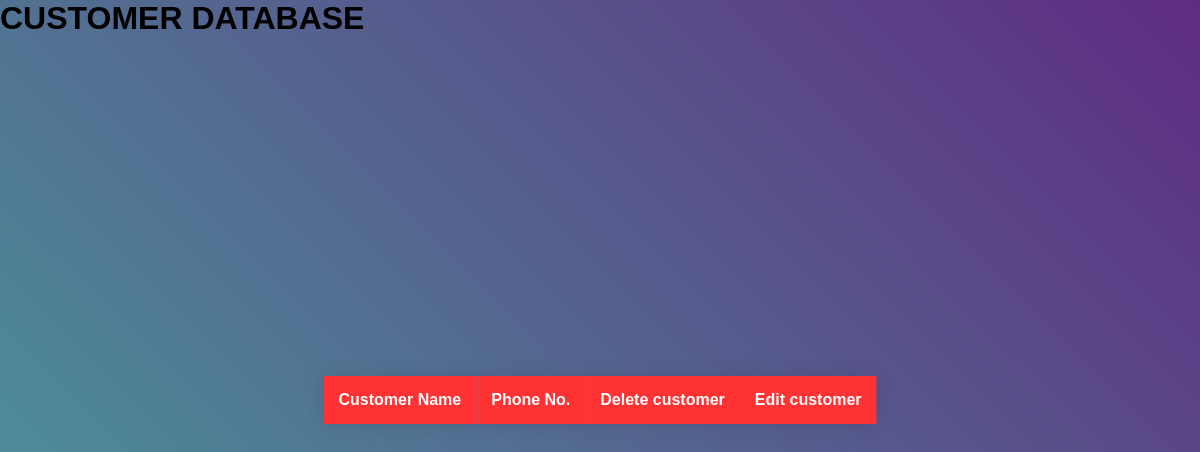
Before: /CRUD/cust_func/showcust.php with the older database file.
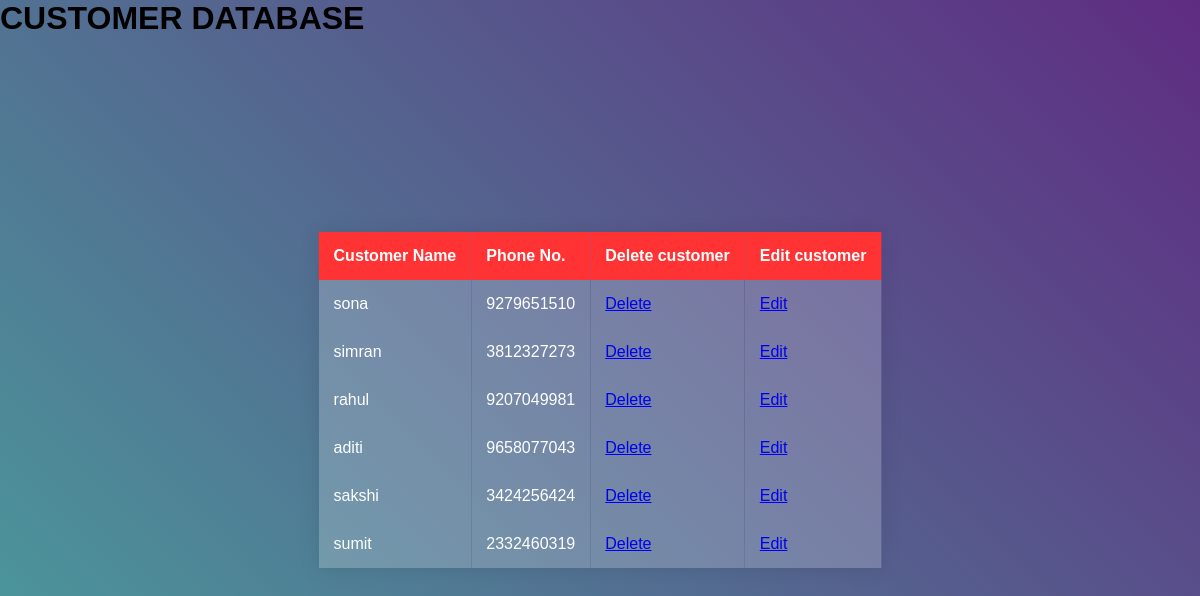
After: the same page with the newer database file.
### tables this page shows
CREATE TABLE `customer` (
  `customer_id` int(11) NOT NULL,
  `Name` varchar(30) NOT NULL,
  `PhnNo` bigint(15) NOT NULL
);

### CRUD/cust_func/showcust.php (the view, shortened to what this page needs)
<?php
require_once "pdo.php";
$stmt = $pdo->query("SELECT customer.Name,customer.PhnNo,customer_id FROM `customer`");
?>
<html>
<head>
    <link rel="stylesheet" href="css/table.css">
</head>
<body>
    <div class="head">
        <h1>CUSTOMER DATABASE</h1>
    </div>
    <div class="container">
        <table>
            <?php
            echo "<thead style = 'font-weight : bold;background-color : red'>";
            echo "<tr><td>";
            echo 'Customer Name';
            echo "</td><td>";
            echo 'Phone No.';
            echo "</td><td>";
            echo 'Delete customer';
            echo "</td><td>";
            echo 'Edit customer';
            echo "</td></tr>";
            echo "</thead>";
            $arows = $stmt->fetchAll(PDO::FETCH_ASSOC);
            foreach ($arows as $rows) {
                $cid = $rows['customer_id'];
                echo "<tr><td>";
                echo ($rows['Name']);
                echo ("</td><td>");
                echo ($rows['PhnNo']);
                echo ("</td><td>");
                echo ('<a href="delcust.php?customer_id=' . $cid . '">Delete</a>');
                echo ("</td><td>");
                echo ('<a href="editcust.php?customer_id=' . $cid . '">Edit</a>');
                echo ("</td></tr>");
            }
            ?>
        </table>
    </div>
</body>
</html>

### CRUD/cust_func/css/table.css (style rules this page uses)
html,body { height: 100%; width: 100%; }
body { margin: 0; background: linear-gradient(45deg, #49a09d, #5f2c82); font-family: sans-serif; font-weight: 100; }
.container { position: absolute; top: 50%; left: 50%; transform: translate(-50%, -50%); }
table { width: 100%; border-collapse: collapse; overflow: hidden; box-shadow: 0 0 20px rgba(0,0,0,0.1); }
th,td { padding: 15px; background-color: rgba(255,255,255,0.2); color: #fff; }

Changed rows visible on the page:
added customer: Name "sona", PhnNo "9279651510"
added customer: Name "simran", PhnNo "3812327273"
added customer: Name "rahul", PhnNo "9207049981"
added customer: Name "aditi", PhnNo "9658077043"
added customer: Name "sakshi", PhnNo "3424256424"
added customer: Name "sumit", PhnNo "2332460319"
